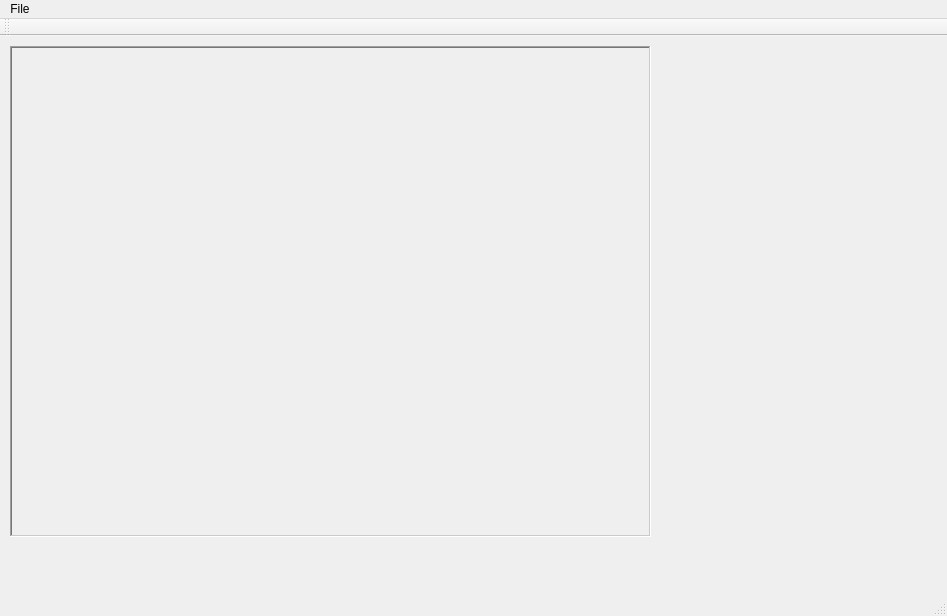
<?xml version="1.0" encoding="UTF-8"?>
<ui version="4.0">
 <class>MainWindow</class>
 <widget class="QMainWindow" name="MainWindow">
  <property name="geometry">
   <rect>
    <x>0</x>
    <y>0</y>
    <width>947</width>
    <height>616</height>
   </rect>
  </property>
  <property name="windowTitle">
   <string>MainWindow</string>
  </property>
  <widget class="QWidget" name="centralWidget">
   <widget class="QLabel" name="lblCurrentImage">
    <property name="geometry">
     <rect>
      <x>10</x>
      <y>10</y>
      <width>641</width>
      <height>491</height>
     </rect>
    </property>
    <property name="frameShape">
     <enum>QFrame::WinPanel</enum>
    </property>
    <property name="frameShadow">
     <enum>QFrame::Sunken</enum>
    </property>
    <property name="lineWidth">
     <number>3</number>
    </property>
    <property name="text">
     <string/>
    </property>
   </widget>
  </widget>
  <widget class="QMenuBar" name="menuBar">
   <property name="geometry">
    <rect>
     <x>0</x>
     <y>0</y>
     <width>947</width>
     <height>27</height>
    </rect>
   </property>
   <widget class="QMenu" name="menuTest">
    <property name="title">
     <string>File</string>
    </property>
    <addaction name="actionStart_System"/>
    <addaction name="separator"/>
    <addaction name="actionExit_2"/>
   </widget>
   <addaction name="menuTest"/>
  </widget>
  <widget class="QToolBar" name="mainToolBar">
   <attribute name="toolBarArea">
    <enum>TopToolBarArea</enum>
   </attribute>
   <attribute name="toolBarBreak">
    <bool>false</bool>
   </attribute>
  </widget>
  <widget class="QStatusBar" name="statusBar"/>
  <action name="actionStart_System">
   <property name="text">
    <string>Start System</string>
   </property>
  </action>
  <action name="actionExit_2">
   <property name="text">
    <string>Exit</string>
   </property>
  </action>
 </widget>
 <layoutdefault spacing="6" margin="11"/>
 <resources/>
 <connections/>
</ui>
